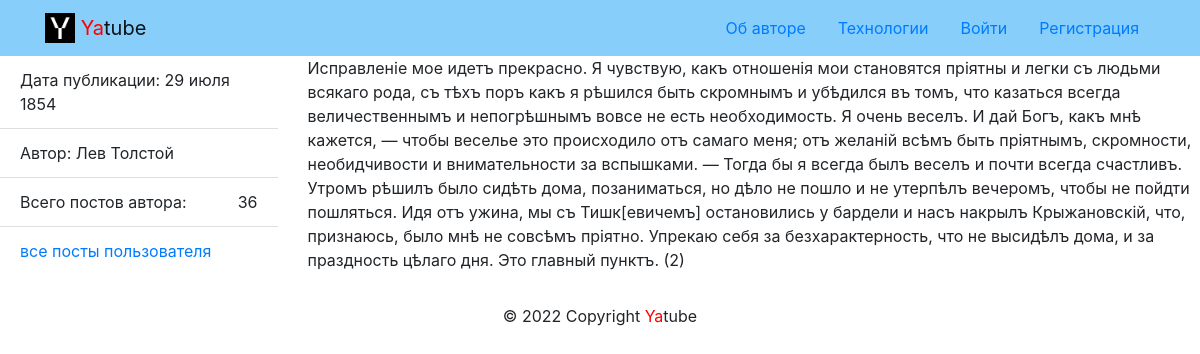
Page /posts/35/ on the committed database.
### posts/models.py (models this page shows, shortened)
class Post(models.Model):
    text = models.TextField(verbose_name='текст')
    pub_date = models.DateTimeField(auto_now_add=True)
    author = models.ForeignKey(
        User,
        on_delete=models.CASCADE,
        related_name='posts'
    )
    group = models.ForeignKey(
        Group,
        verbose_name='группа',
        blank=True,
        null=True,
        on_delete=models.SET_NULL
    )
    class Meta:
        ordering = ['-pub_date']

### posts/views.py (the view)
# urls.py: path('posts/<int:post_id>/', views.post_detail, name='post_detail'),
def post_detail(request, post_id):
    post = get_object_or_404(Post, id=post_id)
    context = {'post': post}
    return render(request, 'posts/post_detail.html', context)

### core/context_processors/year.py (called while the page is built)
def year(request):
    a = date.today().year
    return {'year': a}

### templates/posts/post_detail.html (shortened to what this page needs)
{% extends 'base.html' %}
{% block content %}
<div class="row">
    <aside class="col-12 col-md-3">
      <ul class="list-group list-group-flush">
        <li class="list-group-item">
          Дата публикации: {{ post.pub_date|date:"d E Y" }}
        </li>
        <li class="list-group-item">
          Автор: {{ post.author.get_full_name }}
        </li>
        <li class="list-group-item d-flex justify-content-between align-items-center">
          Всего постов автора:  <span > {{ post.author.posts.count }} </span>
        </li>
        <li class="list-group-item">
          <a href="<{% url 'posts:profile' post.author.username %}>">
            все посты пользователя
          </a>
        </li>
      </ul>
    </aside>
    <article class="col-12 col-md-9">
      <p>
        {{ post.text }}
      </p>
    </article>
  </div>
{% endblock%}

### rows in the picture
Post: pub_date "29 июля 1854", author.get_full_name "Лев Толстой", author.posts.count "36", text "Исправленіе мое идетъ прекрасно. Я чувствую, какъ отношенія мои становятся пріятны и легки съ людьми всякаго рода, съ тѣхъ поръ какъ я рѣшился быть скромнымъ и убѣдился въ томъ, что казаться всегда величественнымъ и непогрѣшнымъ вовсе не есть необходимость. Я очень веселъ. И дай Богъ, какъ мнѣ кажется, — чтобы веселье это происходило отъ самаго меня; отъ желаній всѣмъ быть пріятнымъ, скромности, необидчивости и внимательности за вспышками. — Тогда бы я всегда былъ веселъ и почти всегда счастливъ. Утромъ рѣшилъ было сидѣть дома, позаниматься, но дѣло не пошло и не утерпѣлъ вечеромъ, чтобы не пойдти пошляться. Идя отъ ужина, мы съ Тишк[евичемъ] остановились у бардели и насъ накрылъ…"
